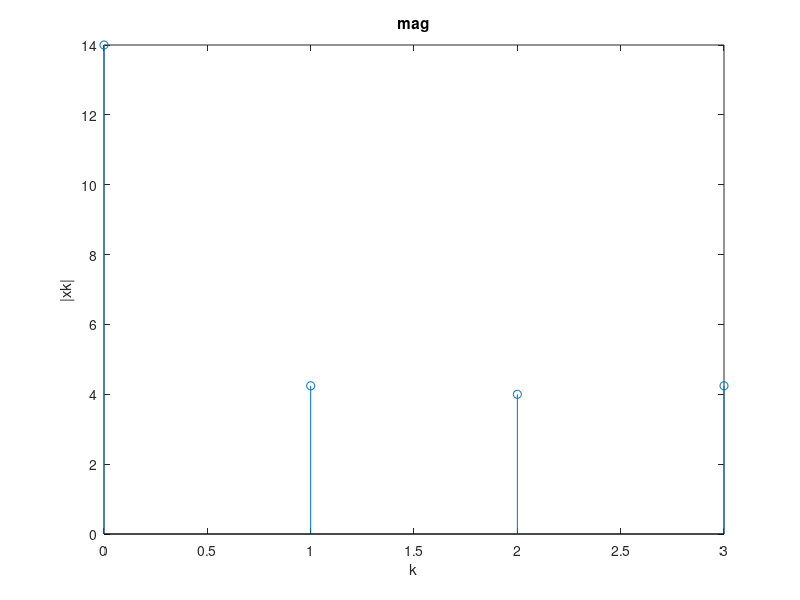
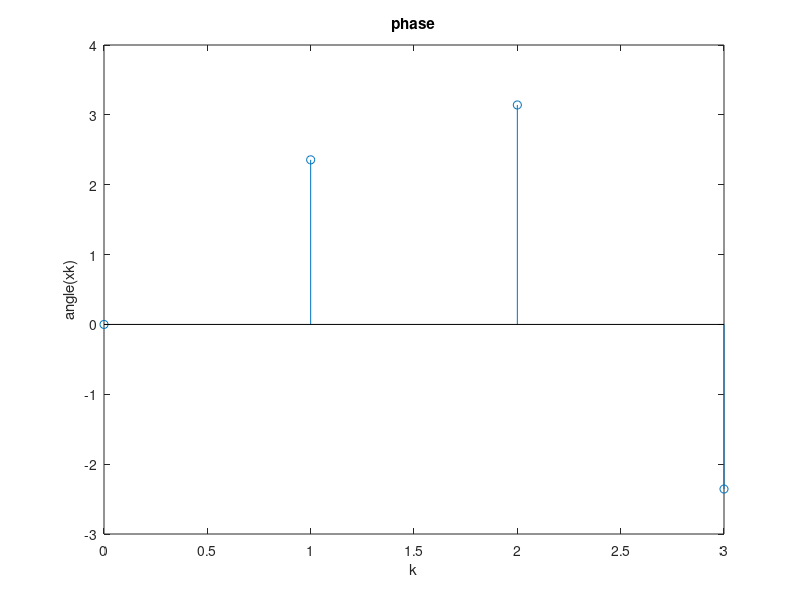
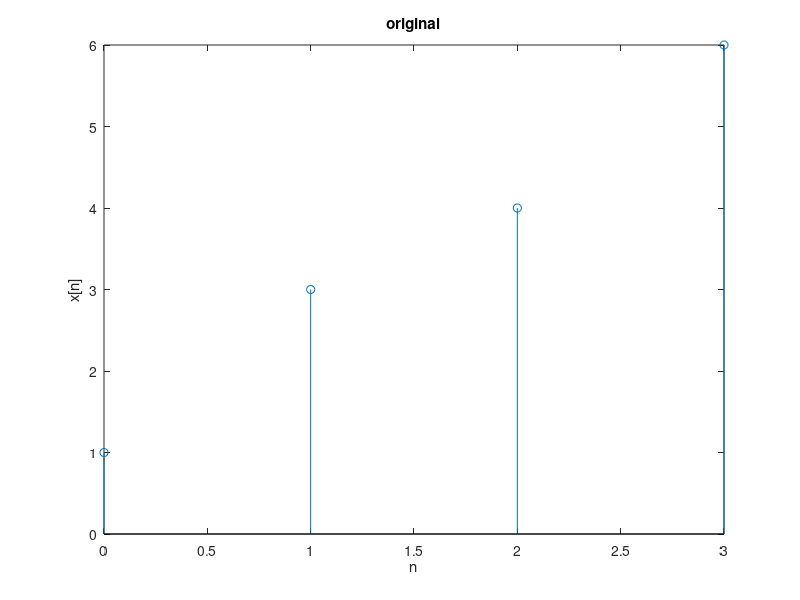

These charts were generated, in order, by the following MATLAB code:
%spectrum
x=[1 3 4 6];
N=4;
xk=fft(x,N);
n=0:N-1;
figure(1);
stem(n,abs(xk));
xlabel('k');
ylabel('|xk|');
title('mag');

figure(2);
stem(n,angle(xk));
xlabel('k');
ylabel('angle(xk)');
title('phase');
figure(3);
n1=0:1:length(x)-1;
stem(n1,x);
xlabel('n');
ylabel('x[n]');
title('original');



